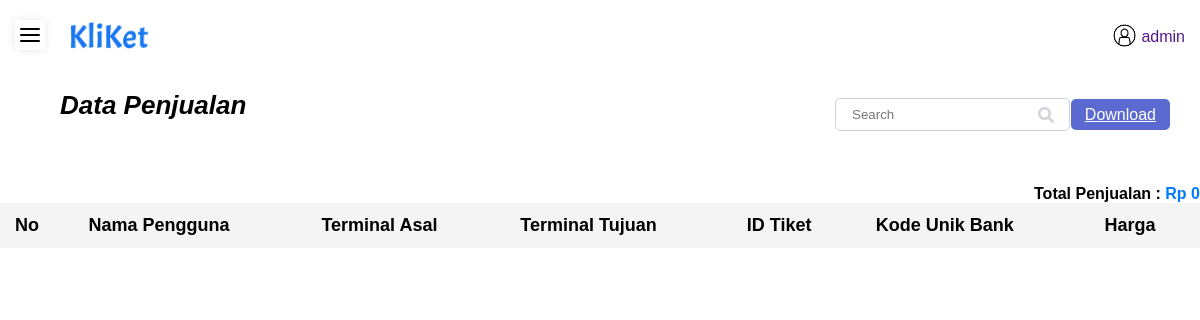
/admin/admpenjualan.php (signed in), run on an earlier commit of the app's database.
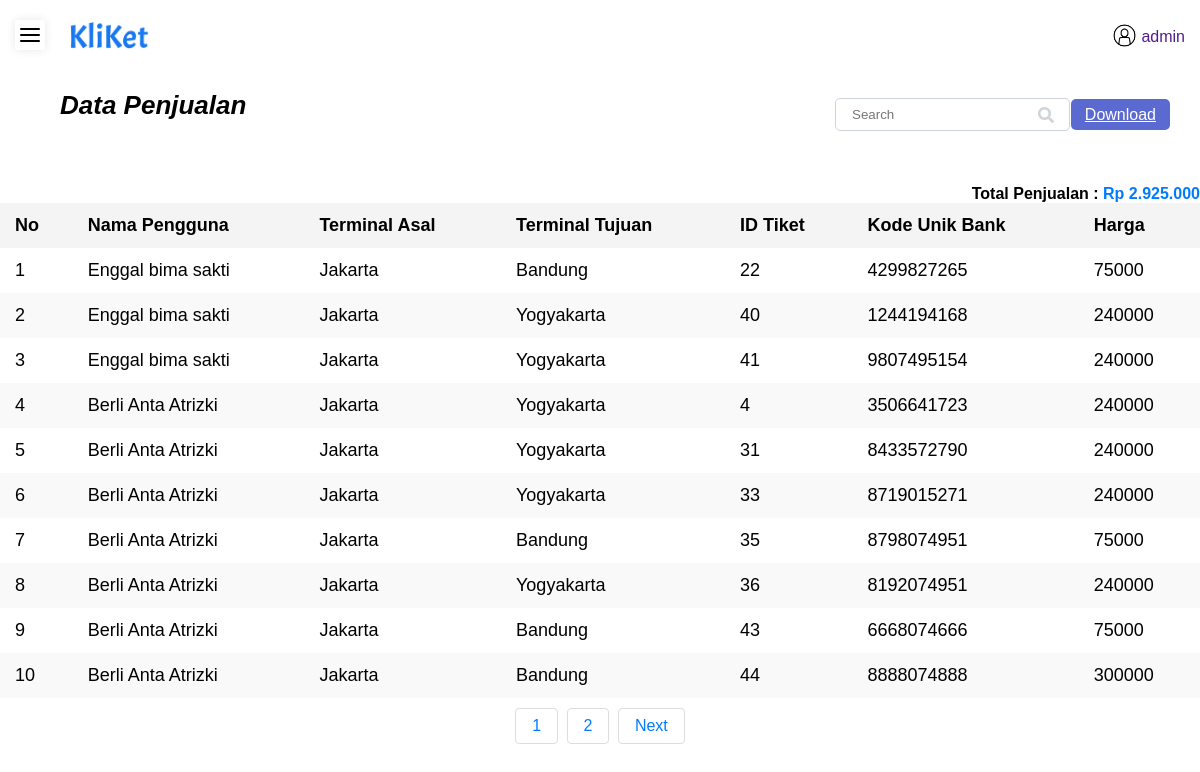
And on a later commit of the database.
### tables this page shows
CREATE TABLE `tiket` (
  `tiketID` int(11) NOT NULL,
  `ruteID` int(11) NOT NULL,
  `userID` int(11) NOT NULL,
  `pembayaran` int(11) DEFAULT NULL,
  `status_kehadiran` varchar(20) DEFAULT 'Belum Ditentukan',
  `bukti_pembayaran` varchar(255) DEFAULT NULL,
  `kode_unik_bank` varchar(255) DEFAULT NULL,
  `valid` tinyint(1) NOT NULL DEFAULT 0
);

CREATE TABLE `pengguna` (
  `userid` int(11) NOT NULL,
  `username` varchar(255) NOT NULL,
  `nama` varchar(255) NOT NULL,
  `email` varchar(255) NOT NULL
);

CREATE TABLE `rute` (
  `ruteID` int(11) NOT NULL,
  `waktu_berangkat` time NOT NULL,
  `asal` varchar(255) NOT NULL,
  `tanggal_berangkat` date NOT NULL,
  `tujuan` varchar(255) DEFAULT NULL,
  `busID` int(11) DEFAULT NULL,
  `harga` int(11) DEFAULT NULL
);

### admin/admpenjualan.php (the view, shortened to what this page needs)
<!DOCTYPE html>
<html lang="en">
<head>
    <link rel="stylesheet" href="../css/style(12).css">
    <link rel="stylesheet" href="https://cdnjs.cloudflare.com/ajax/libs/font-awesome/5.15.4/css/all.min.css">
</head>
<body>
    <?php
    include 'adminnavbar.php';
    $limit = 10;
    $page = isset($_GET['page']) ? (int)$_GET['page'] : 1;
    $start = ($page > 1) ? ($page * $limit) - $limit : 0;
    $result = $conn->query("SELECT COUNT(*) AS total FROM tiket WHERE valid = 1");
    $total = $result->fetch_assoc()['total'];
    $pages = ceil($total / $limit);
    $query = $conn->query("
        SELECT t.tiketID, p.nama, r.asal, r.tujuan, r.harga, t.kode_unik_bank
        FROM tiket t
        JOIN pengguna p ON t.userID = p.userID
        JOIN rute r ON t.ruteID = r.ruteID
        WHERE t.valid = 1
        LIMIT $start, $limit
    ");
    $total_query = $conn->query("
        SELECT SUM(r.harga) AS total_penjualan
        FROM tiket t
        JOIN rute r ON t.ruteID = r.ruteID
        WHERE t.valid = 1
    ");
    $total_penjualan = $total_query->fetch_assoc()['total_penjualan'];
    ?>
    <div class="main-content">
        <nav>
            <div class="text">Data Penjualan</div>
            <form class="search-form" method="GET" action="admpenjualan.php">
                <div class="search-box">
                    <input type="text" name="search" class="form-control" placeholder="Search">
                    <i class="fas fa-search"></i>
                </div>
            </form>
            <div class="dropdown">
                <a href="../database/exportfile.php?type=csv" class="dropbtn">Download</a>
            </div>
        </nav>
        <div class="table-container">
            <div class="total-container">
                Total Penjualan : <span>Rp <?php echo number_format($total_penjualan, 0, ',', '.'); ?></span>
            </div>
            <table class="order-table" id="ticketTable">
                <thead>
                    <tr>
                        <th>No</th>
                        <th>Nama Pengguna</th>
                        <th>Terminal Asal</th>
                        <th>Terminal Tujuan</th>
                        <th>ID Tiket</th>
                        <th>Kode Unik Bank</td>
                        <th>Harga</th>
                    </tr>
                </thead>
                <tbody>
                <?php
                    $no = $start + 1;
                    while ($row = $query->fetch_assoc()):
                    ?>
                        <tr>
                            <td><?php echo $no++; ?></td>
                            <td><?php echo $row['nama']; ?></td>
                            <td><?php echo $row['asal']; ?></td>
                            <td><?php echo $row['tujuan']; ?></td>
                            <td><?php echo $row['tiketID']; ?></td>
                            <td><?php echo $row['kode_unik_bank']; ?></td>
                            <td><?php echo $row['harga']; ?></td>
                        </tr>
                    <?php
                    endwhile;
                    ?>
                </tbody>
            </table>
            <div class="pagination">
                <?php for ($i = 1; $i <= $pages; $i++): ?>
                    <a href="?page=<?php echo $i; ?>"><?php echo $i; ?></a>
                <?php endfor; ?>
                <?php if ($page < $pages): ?>
                    <a href="?page=<?php echo $page + 1; ?>">Next</a>
                <?php endif; ?>
            </div>
        </div>
    </div>
</body>
</html>

What changed in the data, as far as the page shows it:
now on this page (row edited): tiket: pengguna.nama "Enggal bima sakti", ruteID.asal "Jakarta", ruteID.tujuan "Bandung", tiketID "22", kode_unik_bank "4299827265", ruteID.harga "75000"
now on this page (row edited): tiket: pengguna.nama "Enggal bima sakti", ruteID.asal "Jakarta", ruteID.tujuan "Yogyakarta", tiketID "40", kode_unik_bank "1244194168", ruteID.harga "240000"
now on this page (row edited): tiket: pengguna.nama "Enggal bima sakti", ruteID.asal "Jakarta", ruteID.tujuan "Yogyakarta", tiketID "41", kode_unik_bank "9807495154", ruteID.harga "240000"
now on this page (row edited): tiket: pengguna.nama "Berli Anta Atrizki", ruteID.asal "Jakarta", ruteID.tujuan "Yogyakarta", tiketID "4", kode_unik_bank "3506641723", ruteID.harga "240000"
now on this page (row edited): tiket: pengguna.nama "Berli Anta Atrizki", ruteID.asal "Jakarta", ruteID.tujuan "Yogyakarta", tiketID "31", kode_unik_bank "8433572790", ruteID.harga "240000"
now on this page (row edited): tiket: pengguna.nama "Berli Anta Atrizki", ruteID.asal "Jakarta", ruteID.tujuan "Yogyakarta", tiketID "33", kode_unik_bank "8719015271", ruteID.harga "240000"
now on this page (row edited): tiket: pengguna.nama "Berli Anta Atrizki", ruteID.asal "Jakarta", ruteID.tujuan "Bandung", tiketID "35", kode_unik_bank "8798074951", ruteID.harga "75000"
now on this page (row edited): tiket: pengguna.nama "Berli Anta Atrizki", ruteID.asal "Jakarta", ruteID.tujuan "Yogyakarta", tiketID "36", kode_unik_bank "8192074951", ruteID.harga "240000"
now on this page (row edited): tiket: pengguna.nama "Berli Anta Atrizki", ruteID.asal "Jakarta", ruteID.tujuan "Bandung", tiketID "43", kode_unik_bank "6668074666", ruteID.harga "75000"
now on this page (row edited): tiket: pengguna.nama "Berli Anta Atrizki", ruteID.asal "Jakarta", ruteID.tujuan "Bandung", tiketID "44", kode_unik_bank "8888074888", ruteID.harga "300000"
Also different on the page:
$total_penjualan: "0" → "2.925.000"
new list line: "1"
new list line: "2"
text now shown: "Next"
